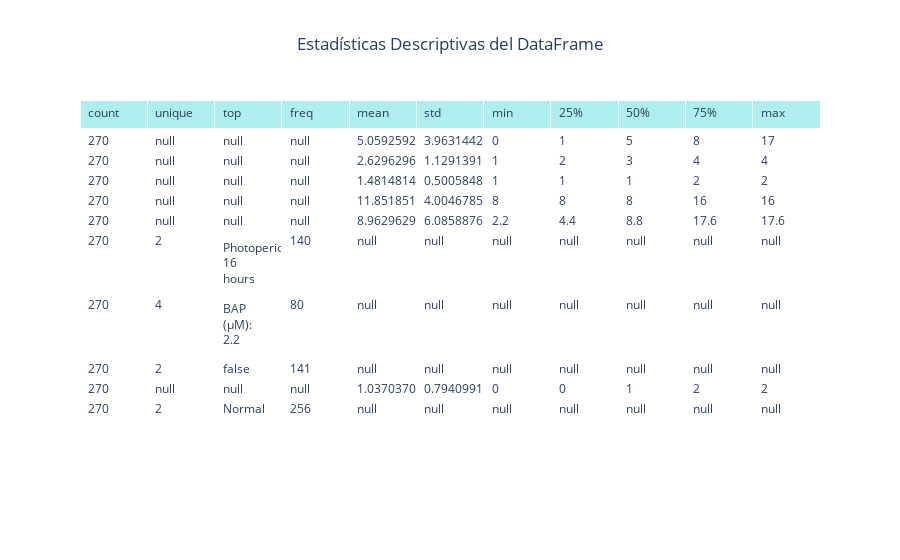

Notebook cell for this chart:
### Code cell
import pandas as pd

# Supongamos que tu DataFrame se llama df
descripcion = df.describe(include='all').T  # Obtener estadísticas descriptivas de todas las columnas y transponer para mejor visualización
# Definir la ruta donde quieres guardar los archivos
ruta = r'C:\Users\Acer\Downloads\\'

# Guardar las estadísticas descriptivas en un archivo Excel
descripcion.to_excel(f'{ruta}estadisticas_descriptivas.xlsx', sheet_name='Descriptivas')
# Mostrar la tabla
print(descripcion)
import plotly.graph_objects as go

# Crear la tabla
fig = go.Figure(data=[go.Table(
    header=dict(values=list(descripcion.columns),
                fill_color='paleturquoise',
                align='left'),
    cells=dict(values=[descripcion[col] for col in descripcion.columns],
               fill_color='white',
               align='left'))
])

fig.update_layout(title_text='Estadísticas Descriptivas del DataFrame', title_x=0.5)
fig.show()
import matplotlib.pyplot as plt
import pandas.plotting as pd_plotting

# Crear la tabla
fig, ax = plt.subplots(figsize=(12, 6))  # Tamaño de la figura
ax.axis('off')  # Ocultar el eje
tabla = pd_plotting.table(ax, descripcion, loc='center', cellLoc='center', colWidths=[0.2]*len(descripcion.columns))
tabla.auto_set_font_size(False)  # Desactivar el ajuste automático del tamaño de fuente
tabla.set_fontsize(10)  # Establecer el tamaño de la fuente
tabla.scale(1.2, 1.2)  # Escalar la tabla

plt.title('Estadísticas Descriptivas del DataFrame', fontsize=14)
plt.show()

### Figure 1 — Plotly figure (JSON) as saved in the notebook; plotly's stock layout.template omitted (floating-point values rounded to 4 significant figures)
{"data": [{"cells": {"align": "left", "fill": {"color": "white"}, "values": [[270, 270, 270, 270, 270, 270, 270, 270, 270, 270], [null, null, null, null, null, 2, 4, 2, null, 2], [null, null, null, null, null, "Photoperiod: 16 hours", "BAP (μM): 2.2", false, null, "Normal"], [null, null, null, null, null, 140, 80, 141, null, 256], [5.059, 2.63, 1.481, 11.85, 8.963, null, null, null, 1.037, null], [3.963, 1.129, 0.5006, 4.005, 6.086, null, null, null, 0.7941, null], [0, 1, 1, 8, 2.2, null, null, null, 0, null], [1, 2, 1, 8, 4.4, null, null, null, 0, null], [5, 3, 1, 8, 8.8, null, null, null, 1, null], [8, 4, 2, 16, 17.6, null, null, null, 2, null], [17, 4, 2, 16, 17.6, null, null, null, 2, null]]}, "header": {"align": "left", "fill": {"color": "paleturquoise"}, "values": ["count", "unique", "top", "freq", "mean", "std", "min", "25%", "50%", "75%", "max"]}, "type": "table"}], "layout": {"title": {"text": "Estadísticas Descriptivas del DataFrame", "x": 0.5}}}
